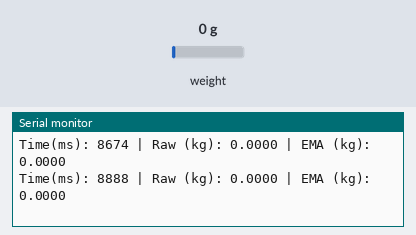
The sketch below on a simulated Arduino Uno, built with avr-gcc and run on an emulated ATmega328P. Parts: the last lines printed to the serial monitor. The test bench sets the inputs (shaded band); at power-on: weight on the scale 0 g. Storage starts empty.

Above: at 9.2 s.
9.3 s: weight on the scale set to 100 g
At 9.37 s:
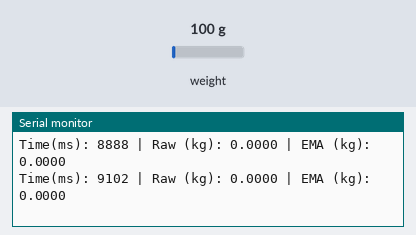
10.8 s: weight on the scale set to 1250 g
At 10.87 s:
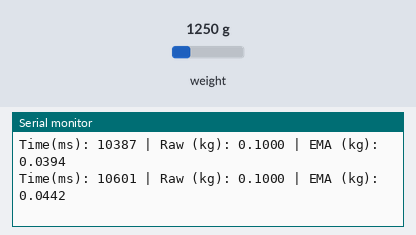
Timing chart, 0 to 13.8 s (numbered marks = the images above; inputs shaded):
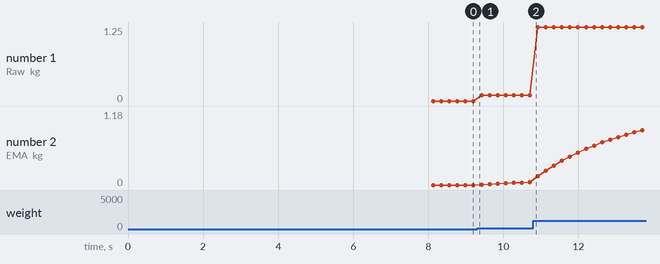

Measured:
- plotted number 1: 0 → 0.1 after the input at 9.3 s, 0.1 → 1.25 after the input at 10.8 s
- plotted number 2: 0 → 0.04 after the input at 9.3 s, 0.04 → 1.18 after the input at 10.8 s

The sketch:

loadcell.ino
```cpp
#include "HX711.h"
#include <SPI.h>
#include <SD.h>

#define DOUT 2
#define SCK  3
#define SD_CS 10

HX711 scale;
File dataFile;

float calibrationFactor = 205668.14;
bool sdAvailable = false;

float alpha = 0.08;
float emaWeight = 0;
bool emaInitialized = false;

void setup() {
  Serial.begin(9600);
  delay(2000);

  scale.begin(DOUT, SCK);

  scale.set_scale(calibrationFactor);

  Serial.println("Remove all weight...");
  delay(5000);

  scale.tare();
  Serial.println("Scale ready.");

  Serial.println("Initializing SD card...");
  if (SD.begin(SD_CS)) {
    sdAvailable = true;
    Serial.println("SD card ready.");

    dataFile = SD.open("weights.csv", FILE_WRITE);
    if (dataFile) {
      dataFile.println("Time(ms),RawWeight(kg),FilteredWeight(kg)");
      dataFile.close();
    } else {
      Serial.println("Failed to create file.");
      sdAvailable = false;
    }
  } else {
    Serial.println("SD card initialization failed. Logging disabled.");
  }
}


void loop() {

  unsigned long currentTime = millis();

  if (scale.is_ready()) {

    float rawWeight = scale.get_units();

    if (!emaInitialized) {
      emaWeight = rawWeight;
      emaInitialized = true;
    } else {
      emaWeight = alpha * rawWeight + (1 - alpha) * emaWeight;
    }

    Serial.print("Time(ms): ");
    Serial.print(currentTime);
    Serial.print(" | Raw (kg): ");
    Serial.print(rawWeight, 4);
    Serial.print(" | EMA (kg): ");
    Serial.println(emaWeight, 4);

    if (sdAvailable) {
      dataFile = SD.open("weights.csv", FILE_WRITE);

      if (dataFile) {
        dataFile.print(currentTime);
        dataFile.print(",");
        dataFile.print(rawWeight, 4);
        dataFile.print(",");
        dataFile.println(emaWeight, 4);
        dataFile.close();
      } else {
        Serial.println("SD write error. Disabling logging.");
        sdAvailable = false;
      }
    }

  } else {
    Serial.println("HX711 not ready.");
  }

  delay(100);

}
```
